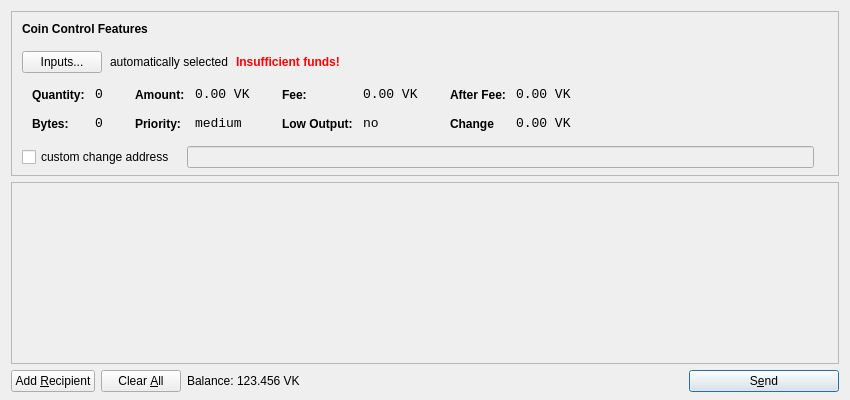
<?xml version="1.0" encoding="UTF-8"?>
<ui version="4.0">
 <class>SendCoinsDialog</class>
 <widget class="QDialog" name="SendCoinsDialog">
  <property name="geometry">
   <rect>
    <x>0</x>
    <y>0</y>
    <width>850</width>
    <height>400</height>
   </rect>
  </property>
  <property name="windowTitle">
   <string>Send Coins</string>
  </property>
  <layout class="QVBoxLayout" name="verticalLayout" stretch="0,1,0">
   <property name="bottomMargin">
    <number>8</number>
   </property>
   <item>
    <widget class="QFrame" name="frameCoinControl">
     <property name="sizePolicy">
      <sizepolicy hsizetype="Expanding" vsizetype="Expanding">
       <horstretch>0</horstretch>
       <verstretch>0</verstretch>
      </sizepolicy>
     </property>
     <property name="maximumSize">
      <size>
       <width>16777215</width>
       <height>16777215</height>
      </size>
     </property>
     <property name="frameShape">
      <enum>QFrame::StyledPanel</enum>
     </property>
     <property name="frameShadow">
      <enum>QFrame::Sunken</enum>
     </property>
     <layout class="QVBoxLayout" name="verticalLayoutCoinControl2">
      <property name="spacing">
       <number>-1</number>
      </property>
      <property name="leftMargin">
       <number>0</number>
      </property>
      <property name="topMargin">
       <number>0</number>
      </property>
      <property name="rightMargin">
       <number>0</number>
      </property>
      <property name="bottomMargin">
       <number>6</number>
      </property>
      <item>
       <layout class="QVBoxLayout" name="verticalLayoutCoinControl" stretch="0,0,0,0,1">
        <property name="spacing">
         <number>0</number>
        </property>
        <property name="leftMargin">
         <number>10</number>
        </property>
        <property name="topMargin">
         <number>10</number>
        </property>
        <item>
         <layout class="QHBoxLayout" name="horizontalLayoutCoinControl1">
          <property name="bottomMargin">
           <number>15</number>
          </property>
          <item>
           <widget class="QLabel" name="labelCoinControlFeatures">
            <property name="sizePolicy">
             <sizepolicy hsizetype="Preferred" vsizetype="Maximum">
              <horstretch>0</horstretch>
              <verstretch>0</verstretch>
             </sizepolicy>
            </property>
            <property name="font">
             <font>
              <weight>75</weight>
              <bold>true</bold>
             </font>
            </property>
            <property name="styleSheet">
             <string notr="true">font-weight:bold;</string>
            </property>
            <property name="text">
             <string>Coin Control Features</string>
            </property>
           </widget>
          </item>
         </layout>
        </item>
        <item>
         <layout class="QHBoxLayout" name="horizontalLayoutCoinControl2" stretch="0,0,0,0">
          <property name="spacing">
           <number>8</number>
          </property>
          <property name="bottomMargin">
           <number>10</number>
          </property>
          <item>
           <widget class="QPushButton" name="pushButtonCoinControl">
            <property name="styleSheet">
             <string notr="true"/>
            </property>
            <property name="text">
             <string>Inputs...</string>
            </property>
           </widget>
          </item>
          <item>
           <widget class="QLabel" name="labelCoinControlAutomaticallySelected">
            <property name="text">
             <string>automatically selected</string>
            </property>
            <property name="margin">
             <number>5</number>
            </property>
           </widget>
          </item>
          <item>
           <widget class="QLabel" name="labelCoinControlInsuffFunds">
            <property name="font">
             <font>
              <weight>75</weight>
              <bold>true</bold>
             </font>
            </property>
            <property name="styleSheet">
             <string notr="true">color:red;font-weight:bold;</string>
            </property>
            <property name="text">
             <string>Insufficient funds!</string>
            </property>
            <property name="margin">
             <number>5</number>
            </property>
           </widget>
          </item>
          <item>
           <spacer name="horizontalSpacerCoinControl">
            <property name="orientation">
             <enum>Qt::Horizontal</enum>
            </property>
            <property name="sizeHint" stdset="0">
             <size>
              <width>40</width>
              <height>1</height>
             </size>
            </property>
           </spacer>
          </item>
         </layout>
        </item>
        <item>
         <widget class="QWidget" name="widgetCoinControl" native="true">
          <property name="sizePolicy">
           <sizepolicy hsizetype="Preferred" vsizetype="Preferred">
            <horstretch>0</horstretch>
            <verstretch>0</verstretch>
           </sizepolicy>
          </property>
          <property name="minimumSize">
           <size>
            <width>0</width>
            <height>0</height>
           </size>
          </property>
          <property name="styleSheet">
           <string notr="true"/>
          </property>
          <layout class="QHBoxLayout" name="horizontalLayoutCoinControl5">
           <property name="margin">
            <number>0</number>
           </property>
           <item>
            <layout class="QHBoxLayout" name="horizontalLayoutCoinControl3" stretch="0,0,0,1">
             <property name="spacing">
              <number>20</number>
             </property>
             <property name="topMargin">
              <number>0</number>
             </property>
             <property name="bottomMargin">
              <number>10</number>
             </property>
             <item>
              <layout class="QFormLayout" name="formLayoutCoinControl1">
               <property name="horizontalSpacing">
                <number>10</number>
               </property>
               <property name="verticalSpacing">
                <number>14</number>
               </property>
               <property name="leftMargin">
                <number>10</number>
               </property>
               <property name="topMargin">
                <number>4</number>
               </property>
               <property name="rightMargin">
                <number>6</number>
               </property>
               <item row="0" column="0">
                <widget class="QLabel" name="labelCoinControlQuantityText">
                 <property name="styleSheet">
                  <string notr="true">font-weight:bold;</string>
                 </property>
                 <property name="text">
                  <string>Quantity:</string>
                 </property>
                 <property name="margin">
                  <number>0</number>
                 </property>
                </widget>
               </item>
               <item row="0" column="1">
                <widget class="QLabel" name="labelCoinControlQuantity">
                 <property name="font">
                  <font>
                   <family>Monospace</family>
                   <pointsize>10</pointsize>
                  </font>
                 </property>
                 <property name="cursor">
                  <cursorShape>IBeamCursor</cursorShape>
                 </property>
                 <property name="contextMenuPolicy">
                  <enum>Qt::ActionsContextMenu</enum>
                 </property>
                 <property name="text">
                  <string>0</string>
                 </property>
                 <property name="margin">
                  <number>0</number>
                 </property>
                 <property name="textInteractionFlags">
                  <set>Qt::LinksAccessibleByMouse|Qt::TextSelectableByKeyboard|Qt::TextSelectableByMouse</set>
                 </property>
                </widget>
               </item>
               <item row="1" column="0">
                <widget class="QLabel" name="labelCoinControlBytesText">
                 <property name="styleSheet">
                  <string notr="true">font-weight:bold;</string>
                 </property>
                 <property name="text">
                  <string>Bytes:</string>
                 </property>
                </widget>
               </item>
               <item row="1" column="1">
                <widget class="QLabel" name="labelCoinControlBytes">
                 <property name="font">
                  <font>
                   <family>Monospace</family>
                   <pointsize>10</pointsize>
                  </font>
                 </property>
                 <property name="cursor">
                  <cursorShape>IBeamCursor</cursorShape>
                 </property>
                 <property name="contextMenuPolicy">
                  <enum>Qt::ActionsContextMenu</enum>
                 </property>
                 <property name="text">
                  <string>0</string>
                 </property>
                 <property name="textInteractionFlags">
                  <set>Qt::LinksAccessibleByMouse|Qt::TextSelectableByKeyboard|Qt::TextSelectableByMouse</set>
                 </property>
                </widget>
               </item>
              </layout>
             </item>
             <item>
              <layout class="QFormLayout" name="formLayoutCoinControl2">
               <property name="horizontalSpacing">
                <number>10</number>
               </property>
               <property name="verticalSpacing">
                <number>14</number>
               </property>
               <property name="leftMargin">
                <number>6</number>
               </property>
               <property name="topMargin">
                <number>4</number>
               </property>
               <property name="rightMargin">
                <number>6</number>
               </property>
               <item row="0" column="0">
                <widget class="QLabel" name="labelCoinControlAmountText">
                 <property name="styleSheet">
                  <string notr="true">font-weight:bold;</string>
                 </property>
                 <property name="text">
                  <string>Amount:</string>
                 </property>
                 <property name="margin">
                  <number>0</number>
                 </property>
                </widget>
               </item>
               <item row="0" column="1">
                <widget class="QLabel" name="labelCoinControlAmount">
                 <property name="font">
                  <font>
                   <family>Monospace</family>
                   <pointsize>10</pointsize>
                  </font>
                 </property>
                 <property name="cursor">
                  <cursorShape>IBeamCursor</cursorShape>
                 </property>
                 <property name="contextMenuPolicy">
                  <enum>Qt::ActionsContextMenu</enum>
                 </property>
                 <property name="text">
                  <string notr="true">0.00 VK</string>
                 </property>
                 <property name="textInteractionFlags">
                  <set>Qt::LinksAccessibleByMouse|Qt::TextSelectableByKeyboard|Qt::TextSelectableByMouse</set>
                 </property>
                </widget>
               </item>
               <item row="1" column="0">
                <widget class="QLabel" name="labelCoinControlPriorityText">
                 <property name="styleSheet">
                  <string notr="true">font-weight:bold;</string>
                 </property>
                 <property name="text">
                  <string>Priority:</string>
                 </property>
                </widget>
               </item>
               <item row="1" column="1">
                <widget class="QLabel" name="labelCoinControlPriority">
                 <property name="font">
                  <font>
                   <family>Monospace</family>
                   <pointsize>10</pointsize>
                  </font>
                 </property>
                 <property name="cursor">
                  <cursorShape>IBeamCursor</cursorShape>
                 </property>
                 <property name="contextMenuPolicy">
                  <enum>Qt::ActionsContextMenu</enum>
                 </property>
                 <property name="text">
                  <string>medium</string>
                 </property>
                 <property name="textInteractionFlags">
                  <set>Qt::LinksAccessibleByMouse|Qt::TextSelectableByKeyboard|Qt::TextSelectableByMouse</set>
                 </property>
                </widget>
               </item>
              </layout>
             </item>
             <item>
              <layout class="QFormLayout" name="formLayoutCoinControl3">
               <property name="horizontalSpacing">
                <number>10</number>
               </property>
               <property name="verticalSpacing">
                <number>14</number>
               </property>
               <property name="leftMargin">
                <number>6</number>
               </property>
               <property name="topMargin">
                <number>4</number>
               </property>
               <property name="rightMargin">
                <number>6</number>
               </property>
               <item row="0" column="0">
                <widget class="QLabel" name="labelCoinControlFeeText">
                 <property name="styleSheet">
                  <string notr="true">font-weight:bold;</string>
                 </property>
                 <property name="text">
                  <string>Fee:</string>
                 </property>
                 <property name="margin">
                  <number>0</number>
                 </property>
                </widget>
               </item>
               <item row="0" column="1">
                <widget class="QLabel" name="labelCoinControlFee">
                 <property name="font">
                  <font>
                   <family>Monospace</family>
                   <pointsize>10</pointsize>
                  </font>
                 </property>
                 <property name="cursor">
                  <cursorShape>IBeamCursor</cursorShape>
                 </property>
                 <property name="contextMenuPolicy">
                  <enum>Qt::ActionsContextMenu</enum>
                 </property>
                 <property name="text">
                  <string notr="true">0.00 VK</string>
                 </property>
                 <property name="textInteractionFlags">
                  <set>Qt::LinksAccessibleByMouse|Qt::TextSelectableByKeyboard|Qt::TextSelectableByMouse</set>
                 </property>
                </widget>
               </item>
               <item row="1" column="0">
                <widget class="QLabel" name="labelCoinControlLowOutputText">
                 <property name="styleSheet">
                  <string notr="true">font-weight:bold;</string>
                 </property>
                 <property name="text">
                  <string>Low Output:</string>
                 </property>
                </widget>
               </item>
               <item row="1" column="1">
                <widget class="QLabel" name="labelCoinControlLowOutput">
                 <property name="font">
                  <font>
                   <family>Monospace</family>
                   <pointsize>10</pointsize>
                  </font>
                 </property>
                 <property name="cursor">
                  <cursorShape>IBeamCursor</cursorShape>
                 </property>
                 <property name="contextMenuPolicy">
                  <enum>Qt::ActionsContextMenu</enum>
                 </property>
                 <property name="text">
                  <string>no</string>
                 </property>
                 <property name="textInteractionFlags">
                  <set>Qt::LinksAccessibleByMouse|Qt::TextSelectableByKeyboard|Qt::TextSelectableByMouse</set>
                 </property>
                </widget>
               </item>
              </layout>
             </item>
             <item>
              <layout class="QFormLayout" name="formLayoutCoinControl4">
               <property name="horizontalSpacing">
                <number>10</number>
               </property>
               <property name="verticalSpacing">
                <number>14</number>
               </property>
               <property name="leftMargin">
                <number>6</number>
               </property>
               <property name="topMargin">
                <number>4</number>
               </property>
               <property name="rightMargin">
                <number>6</number>
               </property>
               <item row="0" column="0">
                <widget class="QLabel" name="labelCoinControlAfterFeeText">
                 <property name="styleSheet">
                  <string notr="true">font-weight:bold;</string>
                 </property>
                 <property name="text">
                  <string>After Fee:</string>
                 </property>
                 <property name="margin">
                  <number>0</number>
                 </property>
                </widget>
               </item>
               <item row="0" column="1">
                <widget class="QLabel" name="labelCoinControlAfterFee">
                 <property name="font">
                  <font>
                   <family>Monospace</family>
                   <pointsize>10</pointsize>
                  </font>
                 </property>
                 <property name="cursor">
                  <cursorShape>IBeamCursor</cursorShape>
                 </property>
                 <property name="contextMenuPolicy">
                  <enum>Qt::ActionsContextMenu</enum>
                 </property>
                 <property name="text">
                  <string notr="true">0.00 VK</string>
                 </property>
                 <property name="textInteractionFlags">
                  <set>Qt::LinksAccessibleByMouse|Qt::TextSelectableByKeyboard|Qt::TextSelectableByMouse</set>
                 </property>
                </widget>
               </item>
               <item row="1" column="0">
                <widget class="QLabel" name="labelCoinControlChangeText">
                 <property name="styleSheet">
                  <string notr="true">font-weight:bold;</string>
                 </property>
                 <property name="text">
                  <string>Change</string>
                 </property>
                </widget>
               </item>
               <item row="1" column="1">
                <widget class="QLabel" name="labelCoinControlChange">
                 <property name="font">
                  <font>
                   <family>Monospace</family>
                   <pointsize>10</pointsize>
                  </font>
                 </property>
                 <property name="cursor">
                  <cursorShape>IBeamCursor</cursorShape>
                 </property>
                 <property name="contextMenuPolicy">
                  <enum>Qt::ActionsContextMenu</enum>
                 </property>
                 <property name="text">
                  <string notr="true">0.00 VK</string>
                 </property>
                 <property name="textInteractionFlags">
                  <set>Qt::LinksAccessibleByMouse|Qt::TextSelectableByKeyboard|Qt::TextSelectableByMouse</set>
                 </property>
                </widget>
               </item>
              </layout>
             </item>
            </layout>
           </item>
          </layout>
         </widget>
        </item>
        <item>
         <layout class="QHBoxLayout" name="horizontalLayoutCoinControl4" stretch="0,0,0">
          <property name="spacing">
           <number>12</number>
          </property>
          <property name="sizeConstraint">
           <enum>QLayout::SetDefaultConstraint</enum>
          </property>
          <property name="topMargin">
           <number>5</number>
          </property>
          <property name="rightMargin">
           <number>5</number>
          </property>
          <item>
           <widget class="QCheckBox" name="checkBoxCoinControlChange">
            <property name="text">
             <string>custom change address</string>
            </property>
           </widget>
          </item>
          <item>
           <widget class="QLineEdit" name="lineEditCoinControlChange">
            <property name="enabled">
             <bool>false</bool>
            </property>
            <property name="sizePolicy">
             <sizepolicy hsizetype="Expanding" vsizetype="Fixed">
              <horstretch>0</horstretch>
              <verstretch>0</verstretch>
             </sizepolicy>
            </property>
           </widget>
          </item>
          <item>
           <widget class="QLabel" name="labelCoinControlChangeLabel">
            <property name="sizePolicy">
             <sizepolicy hsizetype="Preferred" vsizetype="Expanding">
              <horstretch>0</horstretch>
              <verstretch>0</verstretch>
             </sizepolicy>
            </property>
            <property name="minimumSize">
             <size>
              <width>0</width>
              <height>0</height>
             </size>
            </property>
            <property name="text">
             <string/>
            </property>
            <property name="margin">
             <number>3</number>
            </property>
           </widget>
          </item>
         </layout>
        </item>
        <item>
         <spacer name="verticalSpacerCoinControl">
          <property name="orientation">
           <enum>Qt::Vertical</enum>
          </property>
          <property name="sizeHint" stdset="0">
           <size>
            <width>800</width>
            <height>1</height>
           </size>
          </property>
         </spacer>
        </item>
       </layout>
      </item>
     </layout>
    </widget>
   </item>
   <item>
    <widget class="QScrollArea" name="scrollArea">
     <property name="widgetResizable">
      <bool>true</bool>
     </property>
     <widget class="QWidget" name="scrollAreaWidgetContents">
      <property name="geometry">
       <rect>
        <x>0</x>
        <y>0</y>
        <width>830</width>
        <height>165</height>
       </rect>
      </property>
      <layout class="QVBoxLayout" name="verticalLayout_2">
       <property name="margin">
        <number>0</number>
       </property>
       <item>
        <layout class="QVBoxLayout" name="entries">
         <property name="spacing">
          <number>6</number>
         </property>
        </layout>
       </item>
       <item>
        <spacer name="verticalSpacer">
         <property name="orientation">
          <enum>Qt::Vertical</enum>
         </property>
         <property name="sizeHint" stdset="0">
          <size>
           <width>20</width>
           <height>40</height>
          </size>
         </property>
        </spacer>
       </item>
      </layout>
     </widget>
    </widget>
   </item>
   <item>
    <layout class="QHBoxLayout" name="horizontalLayout">
     <item>
      <widget class="QPushButton" name="addButton">
       <property name="toolTip">
        <string>Send to multiple recipients at once</string>
       </property>
       <property name="text">
        <string>Add &amp;Recipient</string>
       </property>
       <property name="autoDefault">
        <bool>false</bool>
       </property>
      </widget>
     </item>
     <item>
      <widget class="QPushButton" name="clearButton">
       <property name="sizePolicy">
        <sizepolicy hsizetype="Minimum" vsizetype="Fixed">
         <horstretch>0</horstretch>
         <verstretch>0</verstretch>
        </sizepolicy>
       </property>
       <property name="toolTip">
        <string>Remove all transaction fields</string>
       </property>
       <property name="text">
        <string>Clear &amp;All</string>
       </property>
       <property name="autoRepeatDelay">
        <number>300</number>
       </property>
       <property name="autoDefault">
        <bool>false</bool>
       </property>
      </widget>
     </item>
     <item>
      <layout class="QHBoxLayout" name="horizontalLayout_2">
       <property name="spacing">
        <number>3</number>
       </property>
       <item>
        <widget class="QLabel" name="label">
         <property name="sizePolicy">
          <sizepolicy hsizetype="Preferred" vsizetype="Fixed">
           <horstretch>0</horstretch>
           <verstretch>0</verstretch>
          </sizepolicy>
         </property>
         <property name="text">
          <string>Balance:</string>
         </property>
        </widget>
       </item>
       <item>
        <widget class="QLabel" name="labelBalance">
         <property name="sizePolicy">
          <sizepolicy hsizetype="Preferred" vsizetype="Fixed">
           <horstretch>0</horstretch>
           <verstretch>0</verstretch>
          </sizepolicy>
         </property>
         <property name="cursor">
          <cursorShape>IBeamCursor</cursorShape>
         </property>
         <property name="text">
          <string notr="true">123.456 VK</string>
         </property>
         <property name="textInteractionFlags">
          <set>Qt::LinksAccessibleByMouse|Qt::TextSelectableByKeyboard|Qt::TextSelectableByMouse</set>
         </property>
        </widget>
       </item>
      </layout>
     </item>
     <item>
      <spacer name="horizontalSpacer">
       <property name="orientation">
        <enum>Qt::Horizontal</enum>
       </property>
       <property name="sizeHint" stdset="0">
        <size>
         <width>40</width>
         <height>20</height>
        </size>
       </property>
      </spacer>
     </item>
     <item>
      <widget class="QPushButton" name="sendButton">
       <property name="minimumSize">
        <size>
         <width>150</width>
         <height>0</height>
        </size>
       </property>
       <property name="toolTip">
        <string>Confirm the send action</string>
       </property>
       <property name="text">
        <string>S&amp;end</string>
       </property>
       <property name="icon">
        <iconset resource="../bitcoin.qrc">
         <normaloff>:/icons/send</normaloff>:/icons/send</iconset>
       </property>
       <property name="default">
        <bool>true</bool>
       </property>
      </widget>
     </item>
    </layout>
   </item>
  </layout>
 </widget>
 <resources>
  <include location="../bitcoin.qrc"/>
 </resources>
 <connections/>
</ui>
